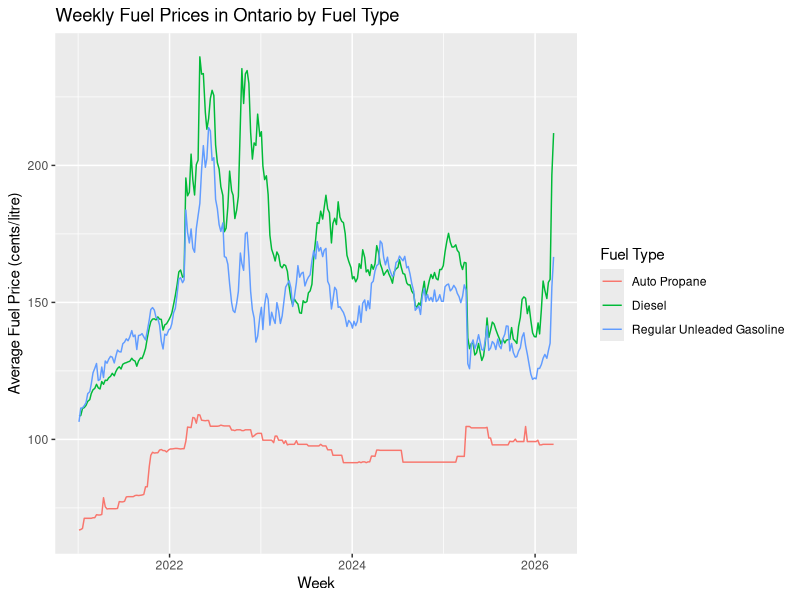
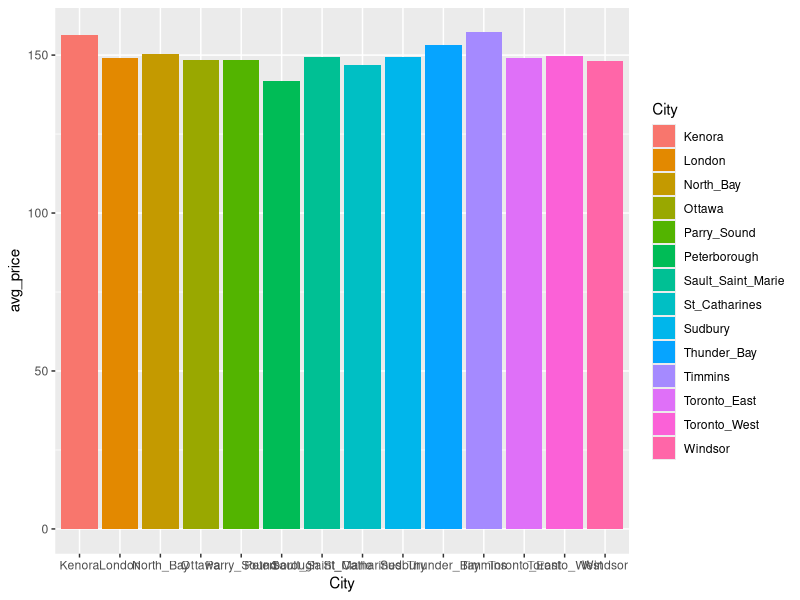
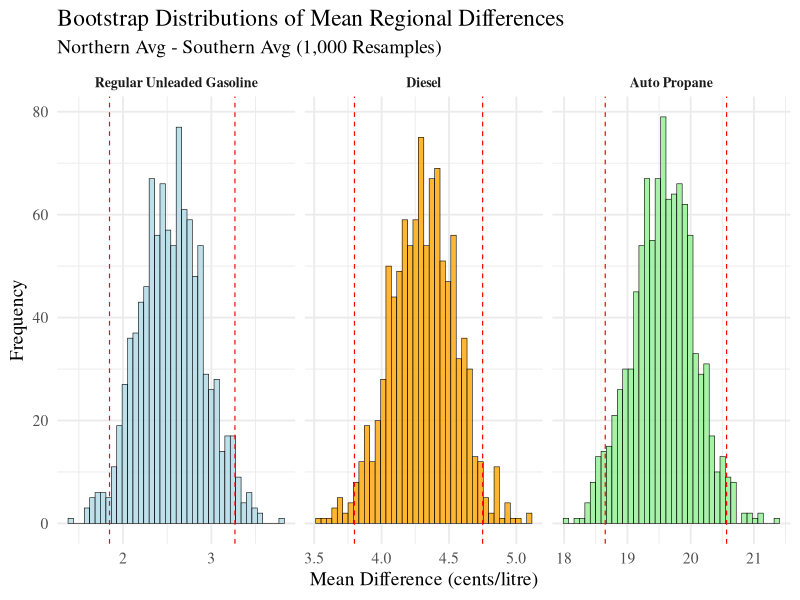

These figures' R source, in order: (Note: this script raises an error after producing the figures.)
## ---- chunk 1
knitr::opts_chunk$set(echo = TRUE)
## ---- chunk 2
library(tidyverse)
library(dplyr)
library(lubridate)
library(knitr)
library(ggplot2)
## ---- chunk 3
raw_data = read.csv("data/fueltypesall.csv")
## ---- chunk 4
d = raw_data %>%
  rename(
    Toronto_West = Toronto.West.Ouest,
    Toronto_East = Toronto.East.Est,
    St_Catharines = St..Catharine.s,
    Sault_Saint_Marie = Sault.Saint.Marie,
    Thunder_Bay = Thunder.Bay,
    North_Bay = North.Bay,
    Parry_Sound = Parry.Sound,
    Ontario_Average = Ontario.Average.Moyenne.provinciale,
    Southern_Ontario_Average = Southern.Average.Moyenne.du.sud.de.l.Ontario,
    Northern_Ontario_Average = Northern.Average.Moyenne.du.nord.de.l.Ontario,
    Fuel_Type = Fuel.Type
  )
## ---- chunk 5
old_cols = names(raw_data)
new_cols = names(d)

names_comparison = data.frame(
  Before = old_cols,
  After = new_cols,
  stringsAsFactors = FALSE 
)

library(knitr)
kable(names_comparison, caption = "Old Column Names vs. New Column Names")
## ---- chunk 6
d = d %>% 
  select(!Type.de.carburant)
## ---- chunk 7
d = d %>%
  mutate(across(where(is.numeric), ~ na_if(., 0)))
## ---- chunk 8
d = d %>%
  mutate(Date = as.Date(Date))
## ---- chunk 9
d = d %>%
  filter(Date >= as.Date("2021-01-01"))
## ---- chunk 10
regular_gas_data = d %>%
  filter(Fuel_Type == "Regular Unleaded Gasoline") %>%
  select(!Fuel_Type)

diesel_data = d %>%
  filter(Fuel_Type == "Diesel") %>%
  select(!Fuel_Type)

auto_propane_data = d %>%
  filter(Fuel_Type == "Auto Propane") %>%
  select(!Fuel_Type)
## ---- chunk 11
glimpse(auto_propane_data)
## ---- chunk 12
regular_gas_data_reg = regular_gas_data %>%
  select(Date, Ottawa, Windsor, London, Peterborough, Sudbury, North_Bay, Parry_Sound, Sault_Saint_Marie, St_Catharines, Thunder_Bay, Toronto_East, Toronto_West, Timmins, Kenora) %>%
  pivot_longer(cols = -Date, names_to = "City", values_to = "Price") %>%
  drop_na() %>%
  mutate(Time_Index = as.numeric(Date - min(Date)))

diesel_data_reg = diesel_data %>%
  select(Date, Ottawa, Windsor, London, Peterborough, Sudbury, North_Bay, Parry_Sound, 
         Sault_Saint_Marie, St_Catharines, Thunder_Bay, Toronto_East, Toronto_West, 
         Timmins, Kenora) %>%
  pivot_longer(cols = -Date, names_to = "City", values_to = "Price") %>%
  drop_na() %>%
  mutate(Time_Index = as.numeric(Date - min(Date)))

auto_propane_data_reg = auto_propane_data %>%
  select(Date, Ottawa, Windsor, London, Thunder_Bay, Toronto_East, Toronto_West, 
         Kenora) %>%
  pivot_longer(cols = -Date, names_to = "City", values_to = "Price") %>%
  drop_na() %>%
  mutate(Time_Index = as.numeric(Date - min(Date)))
## ---- chunk 13
glimpse(auto_propane_data)
## ---- chunk 14
d %>% 
  filter(Fuel_Type %in% c("Regular Unleaded Gasoline", "Diesel", "Auto Propane")) %>%
  ggplot(aes(x = Date, y = Ontario_Average, color = Fuel_Type)) + 
  geom_line() +
  labs(
    title = "Weekly Fuel Prices in Ontario by Fuel Type",
    x = "Week",
    y = "Average Fuel Price (cents/litre)",
    color = "Fuel Type")
## ---- chunk 15
regular_gas_data_reg %>%
  group_by(City) %>%
  summarise(avg_price = mean(Price, na.rm = TRUE)) %>%
  ggplot(aes(x = City, y = avg_price, fill = City)) +
  geom_col()
## ---- chunk 16
# REGULAR GASOLINE
regional_compare_gas = regular_gas_data %>%
  select(Date, Northern_Ontario_Average, Southern_Ontario_Average) %>%
  mutate(Reg_Diff = Northern_Ontario_Average - Southern_Ontario_Average)

t_test_gas = t.test(regional_compare_gas$Northern_Ontario_Average, 
                    regional_compare_gas$Southern_Ontario_Average,
                    paired = TRUE)
mean_diff_gas = t_test_gas$estimate
ci_lower_gas = t_test_gas$conf.int[1]
ci_upper_gas = t_test_gas$conf.int[2]
p_val_gas = t_test_gas$p.value

# DIESEL
regional_compare_diesel = diesel_data %>%
  select(Date, Northern_Ontario_Average, Southern_Ontario_Average) %>%
  mutate(Reg_Diff = Northern_Ontario_Average - Southern_Ontario_Average)

t_test_diesel = t.test(regional_compare_diesel$Northern_Ontario_Average,
                       regional_compare_diesel$Southern_Ontario_Average,
                       paired = TRUE)
mean_diff_diesel = t_test_diesel$estimate
ci_lower_diesel = t_test_diesel$conf.int[1]
ci_upper_diesel = t_test_diesel$conf.int[2]
p_val_diesel = t_test_diesel$p.value

# AUTO PROPANE
regional_compare_propane = auto_propane_data %>%
  select(Date, Northern_Ontario_Average, Southern_Ontario_Average) %>%
  mutate(Reg_Diff = Northern_Ontario_Average - Southern_Ontario_Average)

t_test_propane = t.test(regional_compare_propane$Northern_Ontario_Average,
                        regional_compare_propane$Southern_Ontario_Average,
                        paired = TRUE)
mean_diff_propane = t_test_propane$estimate
ci_lower_propane = t_test_propane$conf.int[1]
ci_upper_propane = t_test_propane$conf.int[2]
p_val_propane = t_test_propane$p.value
## ---- chunk 17
# Create a dataframe to store the results
summary_table = data.frame(
  "Fuel Type" = c(
    "Regular Unleaded Gasoline", 
    "Diesel", 
    "Auto Propane"
  ),
  "Mean Difference (cents/litre)" = c(
    round(mean_diff_gas, 2), 
    round(mean_diff_diesel, 2),
    round(mean_diff_propane, 2)
  ),
  "95% Confidence Interval" = c(
    paste0("(", round(ci_lower_gas, 2), ", ", round(ci_upper_gas, 2), ")"),
    paste0("(", round(ci_lower_diesel, 2), ", ", round(ci_upper_diesel, 2),
           ")"),
    paste0("(", round(ci_lower_propane, 2), ", ", round(ci_upper_propane, 2),
           ")")
  ),
  check.names = FALSE # This prevents R from putting periods in the column names
)

# Use kable to print a perfectly formatted table
kable(summary_table, 
      caption = "Average Price Differences: Northern vs. Southern Ontario",
      align = c("c", "c", "c"))
## ---- chunk 18
# Create a dataframe for the Hypothesis Testing results
ht_table = data.frame(
  "Fuel Type" = c(
    "Regular Unleaded Gasoline", 
    "Diesel", 
    "Auto Propane"
  ),
  "p-value" = c(
    format.pval(p_val_gas),
    format.pval(p_val_diesel),
    format.pval(p_val_propane)
  ),
  check.names = FALSE
)

# Print the table using kable
kable(ht_table, 
      caption = "Paired T-Test Results: Regional Price Differences",
      align = c("l", "c", "c"))
## ---- chunk 19
set.seed(57)  # Set a seed for exact reproducibility
B = 1000      # Number of bootstrap iterations

# Create a custom function using the tidyverse method taught in class
get_boot_ci = function(df) {
  
  # Define the single bootstrap step as taught in lecture
  boot_function = function() {
    # Resample the dataframe 
    boot_data = df %>% slice_sample(n = nrow(df), replace = TRUE)
    
    # Calculate the mean difference
    boot_mean = boot_data %>% summarize(cal.s = mean(Reg_Diff, na.rm = TRUE))
    
    # Extract the value
    return(boot_mean[1,1])
  }
  
  # Replicate the process B times
  boot_means = replicate(B, boot_function())
  
  # Extract the 2.5% and 97.5% percentiles for the 95% CI
  ci = quantile(boot_means, probs = c(0.025, 0.975))
  return(c(lower = ci[1], upper = ci[2]))
}

# Apply the function to all three fuel types using the dataframes we made in 
# Section 5
boot_gas = get_boot_ci(regional_compare_gas)
boot_diesel = get_boot_ci(regional_compare_diesel)
boot_propane = get_boot_ci(regional_compare_propane)
## ---- chunk 20
boot_table = data.frame(
  "Fuel Type" = c("Regular Unleaded Gasoline", "Diesel", "Auto Propane"),
  "Classical 95% CI (T-Test)" = c(
    paste0("(", round(ci_lower_gas, 2), ", ", round(ci_upper_gas, 2), ")"),
    paste0("(", round(ci_lower_diesel, 2), ", ", 
           round(ci_upper_diesel, 2), ")"),
    paste0("(", round(ci_lower_propane, 2), ", ", 
           round(ci_upper_propane, 2), ")")
  ),
  "Bootstrap 95% CI" = c(
    paste0("(", round(boot_gas["lower.2.5%"], 2), ", ",
           round(boot_gas["upper.97.5%"], 2), ")"),
    paste0("(", round(boot_diesel["lower.2.5%"], 2), ", ",
           round(boot_diesel["upper.97.5%"], 2), ")"),
    paste0("(", round(boot_propane["lower.2.5%"], 2), ", ",
           round(boot_propane["upper.97.5%"], 2), ")")
  ),
  check.names = FALSE
)

kable(boot_table, caption = 
        "Comparison of Classical and Bootstrapped 95% Confidence Intervals",
      align = c("l", "c", "c"))
## ---- chunk 21
# 1. Create a function to extract the 1000 raw means for plotting
get_boot_means = function(df) {
  boot_func = function() {
    boot_data = df %>% slice_sample(n = nrow(df), replace = TRUE)
    boot_mean = boot_data %>% summarize(cal.s = mean(Reg_Diff, na.rm = TRUE))
    return(boot_mean[1,1])
  }
  return(replicate(B, boot_func()))
}

# 2. Generate the 1,000 means for the three fuel types
boot_means_gas = get_boot_means(regional_compare_gas)
boot_means_diesel = get_boot_means(regional_compare_diesel)
boot_means_propane = get_boot_means(regional_compare_propane)

# 3. Combine everything into one large dataframe AND set specific order (Levels)
plot_data = data.frame(
  Fuel_Type = factor(
    rep(c("Regular Unleaded Gasoline", "Diesel", "Auto Propane"), each = B),
    levels = c("Regular Unleaded Gasoline", "Diesel", "Auto Propane") 
    # This forces the left-to-right order
  ),
  Means = c(boot_means_gas, boot_means_diesel, boot_means_propane)
)

# 4. Create a dataframe for the Confidence Intervals with the same ordered 
#factor
ci_data = data.frame(
  Fuel_Type = factor(
    c("Regular Unleaded Gasoline", "Diesel", "Auto Propane"),
    levels = c("Regular Unleaded Gasoline", "Diesel", "Auto Propane")
  ),
  Lower = c(boot_gas[1], boot_diesel[1], boot_propane[1]),
  Upper = c(boot_gas[2], boot_diesel[2], boot_propane[2])
)

# 5. Plot using facet_wrap, adding colors and forcing 3 columns (left-to-right)
ggplot(plot_data, aes(x = Means, fill = Fuel_Type)) +
  geom_histogram(bins = 40, color = "black", linewidth = 0.2, alpha = 0.8,
                 show.legend = FALSE) +
  geom_vline(data = ci_data, aes(xintercept = Lower), color = "red",
             linetype = "dashed", linewidth = .4) +
  geom_vline(data = ci_data, aes(xintercept = Upper), color = "red",
             linetype = "dashed", linewidth = .4) +
  scale_fill_manual(values = c(
    "Regular Unleaded Gasoline" = "lightblue", 
    "Diesel" = "orange", 
    "Auto Propane" = "lightgreen"
  )) +
  facet_wrap(~ Fuel_Type, scales = "free_x", ncol = 3) + 
  labs(
    title = "Bootstrap Distributions of Mean Regional Differences",
    subtitle = "Northern Avg - Southern Avg (1,000 Resamples)",
    x = "Mean Difference (cents/litre)", 
    y = "Frequency"
  ) +
  theme_minimal(base_size = 14, base_family = "serif") +
  theme(strip.text = element_text(face = "bold", size = 10))
## ---- chunk 22
# # Visualization on polynomial fitting
# plot_data = regular_gas_data %>%
#   filter(Date >= as.Date("2021-01-01")) %>%
#   mutate(Time_Index = as.numeric(Date - min(Date))) %>%
#   drop_na(Ontario_Average)
# 
# ggplot(plot_data, aes(x = Time_Index, y = Ontario_Average)) + 
#   geom_point() + 
#   geom_smooth(method = "lm", formula = y ~ poly(x, 1), 
#               aes(color = "Deg 1"), se = FALSE, linewidth = 1) + 
#   geom_smooth(method = "lm", formula = y ~ poly(x, 2), 
#               aes(color = "Deg 2"), se = FALSE, linewidth = 1) + 
#   geom_smooth(method = "lm", formula = y ~ poly(x, 3), 
#               aes(color = "Deg 3"), se = FALSE, linewidth = 1) +
#   geom_smooth(method = "lm", formula = y ~ poly(x, 5), 
#               aes(color = "Deg 5"), se = FALSE, linewidth = 1) +
#   labs(
#     title = "Testing Polynomial Fits on Fuel Prices",
#     x = "Week",
#     y = "Ontario Average Fuel Price (cents/litre)",
#     color = "Model Fit"
#   ) +
#   theme_minimal()
## ---- chunk 23

# Data split
regular = regular_gas_data %>% 
  mutate(group_ind = sample(c(1:5), size = nrow(regular_gas_data), replace = TRUE))
diesel = diesel_data %>% 
  mutate(group_ind = sample(c(1:5), size = nrow(regular_gas_data), replace = TRUE))
propane = auto_propane_data %>% 
  mutate(group_ind = sample(c(1:5), size = nrow(auto_propane_data), replace = TRUE))


regular_mse = vector()
diesel_mse = vector()
propane_mse = vector()

for(d in 1:5) {
  mse_fold = vector() 

  for(i in 1:5) {
    
    train_set = regular %>% filter(group_ind != i)
    validation_set = regular %>% filter(group_ind == i)
    
    m_train = lm(Price ~ City + poly(Time_Index, d), data = train_set)
    y_hat = predict(m_train, newdata = validation_set)
    mse_fold[i] = mean((validation_set$Price - y_hat)^2, na.rm = TRUE)
  }
  
  # Take average as final score
  regular_mse[d] = mean(mse_fold)
}


cv_result_regular = data.frame(
  "Polynomial Degree" = c("Degree 1", "Degree 2", "Degree 3", "Degree 4", "Degree 5"),
  "Cross-Validated MSE" = regular_mse,
  check.names = FALSE
)

for(d in 1:5) {
  mse_fold = vector() 

  for(i in 1:5) {
    
    train_set = diesel %>% filter(group_ind != i)
    validation_set = diesel %>% filter(group_ind == i)
    
    m_train = lm(Price ~ City + poly(Time_Index, d), data = train_set)
    y_hat = predict(m_train, newdata = validation_set)
    mse_fold[i] = mean((validation_set$Price - y_hat)^2, na.rm = TRUE)
  }
  
  diesel_mse[d] = mean(mse_fold)
}

cv_result_diesel = data.frame(
  "Polynomial Degree" = c("Degree 1", "Degree 2", "Degree 3", "Degree 4", "Degree 5"),
  "Cross-Validated MSE" = diesel_mse,
  check.names = FALSE
)

for(d in 1:5) {
  mse_fold = vector() 

  for(i in 1:5) {
    # Explicitly defining Train and Validation sets per fold
    train_set = propane %>% filter(group_ind != i)
    validation_set = propane %>% filter(group_ind == i)
    
    m_train = lm(Price ~ City + poly(Time_Index, d), data = train_set)
    y_hat = predict(m_train, newdata = validation_set)
    mse_fold[i] = mean((validation_set$Price - y_hat)^2, na.rm = TRUE)
  }
  
  propane_mse[d] = mean(mse_fold)
}

cv_result_propane = data.frame(
  "Polynomial Degree" = c("Degree 1", "Degree 2", "Degree 3", "Degree 4", "Degree 5"),
  "Cross-Validated MSE" = propane_mse,
  check.names = FALSE
)



kable(cv_result_regular, caption = "Cross-Validation Error (Regular Gas)")
kable(cv_result_diesel, caption = "Cross-Validation Error (Diesel)")
kable(cv_result_propane, caption = "Cross-Validation Error (Auto Propane)")

plot_cv_data = data.frame(
  Degree = rep(1:5, 3),
  MSE = c(regular_mse, diesel_mse, propane_mse),
  Fuel_Type = rep(c("Regular Gas", "Diesel", "Auto Propane"), each = 5)
)

ggplot(plot_cv_data, aes(x = Degree, y = MSE, color = Fuel_Type, group = Fuel_Type)) +
  geom_line(linewidth = 1) +
  geom_point(size = 3) +
  scale_color_manual(values = c("Regular Gas" = "blue", 
                                "Diesel" = "red", 
                                "Auto Propane" = "orange")) +
  labs(
    title = "Cross-Validation Error by Polynomial Degree",
    x = "Polynomial Degree",
    y = "MSE",
    color = "Fuel Type"
  )
## ---- chunk 24
# Final models
regular_fit = lm(Price ~ City + poly(Time_Index, 3), data = regular_gas_data)
diesel_fit = lm(Price ~ City + poly(Time_Index, 3), data = diesel_data)
propane_fit = lm(Price ~ City + poly(Time_Index, 3), data = auto_propane_data)
summary(regular_fit)
summary(diesel_fit)
summary(propane_fit)
